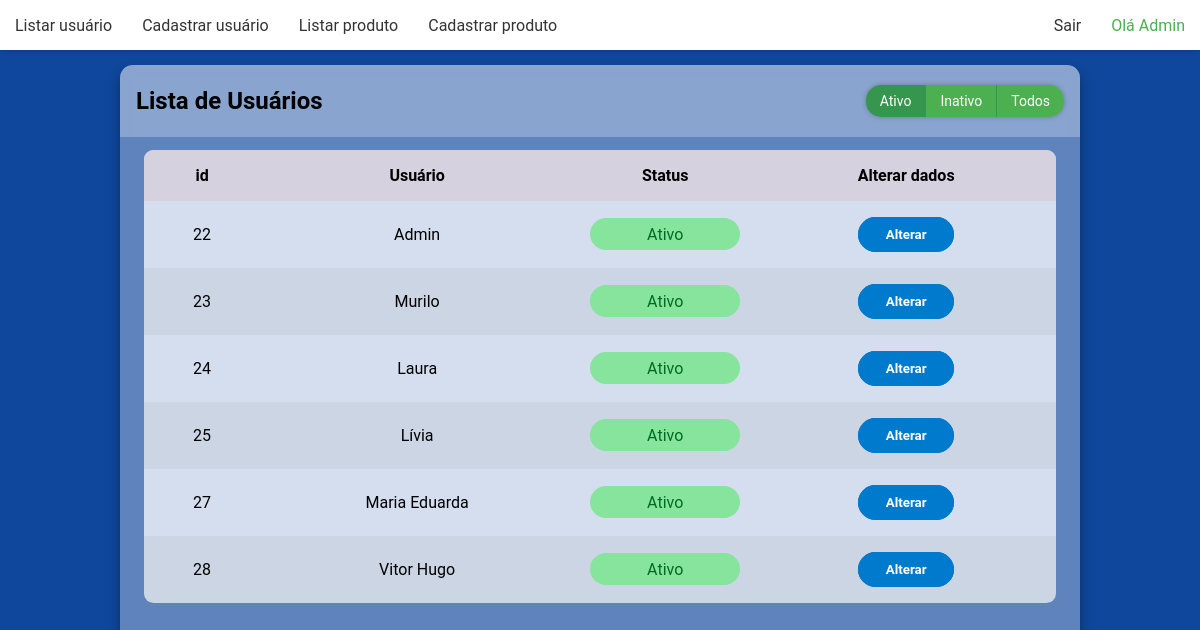
Page /listausuario.php (signed in) on the committed database.
### tables this page shows
CREATE TABLE `usuarios` (
  `usu_id` int(11) NOT NULL,
  `usu_nome` varchar(50) NOT NULL,
  `usu_senha` varchar(50) NOT NULL,
  `usu_ativo` char(1) DEFAULT NULL,
  `usu_tempero` varchar(50) NOT NULL
);

### listausuario.php (the view, shortened to what this page needs)
<?php
    include("cabecalho.php");
    $sql = "SELECT * FROM usuarios WHERE usu_ativo = 's'";
    $retorno = mysqli_query($link, $sql);
    $contador = 0;
?>
<html>
    <head>
        <link rel="stylesheet" href="./css/style.css">
    </head>
    <body>
        <div class="listausuario-container">
            <main class="table">
                <section class="table-header">
                    <h1>Lista de Usuários</h1>
                    <div class="form-container">
                        <form action="listausuario.php" method="post">
                            <label class="radio-label" for="radioativo">Ativo</label>
                            <label class="radio-label" for="radioinativo">Inativo</label>
                            <label class="radio-label" for="radiotodos">Todos</label>
                        </form>
                    </div>
                </section>
                <section class="table-body">
                    <table>
                        <thead>
                            <tr>
                                <th>id</th>
                                <th>Usuário</th>
                                <th>Status</th>
                                <th>Alterar dados</th>
                            </tr>
                        </thead>
                        <?php
                        while ($tbl = mysqli_fetch_array($retorno)) {
                            $contador++;
                            $classe = ($contador % 2 == 0) ? 'even' : 'odd';
                        ?>
                        <tbody>
                            <tr class="<?= $classe ?>">
                                <td><?=$tbl[0] ?></td>
                                <td><?=$tbl[1] ?></td>
                                <td>
                                    <p class="status <?= $check = ($tbl[3] == "s") ? "ativo" : "inativo" ?>">
                                        <?= $check = ($tbl[3] == "s") ? "Ativo" : "Inativo" ?>
                                    </p>
                                </td>
                                <td><a href="alterausuario.php?id=<?=$tbl[0] ?>"><button class="btn-alterar"><p class="text">Alterar</p></button></a></td>
                            </tr>
                        </tbody>
                        <?php
                        }
                        ?>
                    </table>
                </section>
            </main>
        </div>
    </body>
</html>

### cabecalho.php (shortened to what this page needs)
<?php
$nomeusuario = $_SESSION['nomeusuario'];
?>
<link rel="stylesheet" href="./css/style.css">
<nav>
    <div class="nav-container">
        <ul>
            <li><a href="listausuario.php">Listar usuário</a></li>
            <li><a href="cadastrausuario.php">Cadastrar usuário</a></li>
            <li><a href="listaproduto.php">Listar produto</a></li>
            <li><a href="cadastraproduto.php">Cadastrar produto</a></li>
        </ul>
        <ul class="user-info">
            <li id="btn-sair"><a href="logout.php">Sair</a></li>
            <?php
            if($nomeusuario != null) {
            ?>
            <li><p>Olá <?= $nomeusuario ?></p></li>
            <?php
            } else {
                echo "<script>window.alert('USUÁRIO NÃO AUTENTICADO');
                window.location.href='login.php';</script>";
            }
            ?>
        </ul>
    </div>
</nav>

### css/style.css (style rules this page uses)
* { margin: 0; padding: 0; box-sizing: border-box; font-family: "Roboto", sans-serif; }
.login-container .wrapper h1, p { text-align: center; }
.cadastracliente-container .wrapper h1, p { text-align: center; }
.cadastrausuario-container .wrapper h1, p { text-align: center; }
.cadastraproduto-container .wrapper h1, p { text-align: center; }
.alterausuario-container .wrapper h1, p { text-align: center; }
.alteraproduto-container .wrapper h1, p { text-align: center; }
nav { top: 0; position: fixed; height: 50px; width: 100%; z-index: 1; background-color: #FFF; display: flex; justify-content: center; box-shadow: 0 0 5px rgba(0, 0, 0, 0.25); }
.nav-container { position: relative; width: 1400px; display: flex; justify-content: space-between; }
.nav-container ul { width: 75%; display: flex; align-items: center; }
.nav-container .user-info { width: 25%; display: flex; justify-content: flex-end; }
.nav-container li { list-style: none; padding: 10px 15px; }
.nav-container li a { text-decoration: none; color: #333333; }
.nav-container li p { color: #4CAF50; cursor: default; }
.listausuario-container { background-color: #0f479c; min-height: 100vh; display: flex; justify-content: center; align-items: center; }
.listausuario-container main.table { margin-top: 50px; width: 80vw; height: 90vh; background-color: #fff5; backdrop-filter: blur(7px); box-shadow: 0 .4rem .8rem #0005; border-radius: .8rem; overflow: hidden; }
.listausuario-container .table-header { display: flex; justify-content: space-between; align-items: center; width: 100%; height: 10%; background-color: #fff4; padding: 1rem 1rem; }
.listausuario-container .table-body { width: 95%; max-height: calc(89% - 1.6rem); background-color: #FFFb; margin: .8rem auto; border-radius: .6rem; overflow: auto; }
.listausuario-container .table-body tr { position: sticky; }
.listausuario-container table { width: 100%; }
.listausuario-container table, th, td { text-align: center; border-collapse: collapse; padding: 1rem; }
.listausuario-container thead th { top: 0; left: 0; background-color: #d5d1defe; }
.listausuario-container tbody tr.even { background-color: #0000000b; }
.listausuario-container .status { padding: .4rem 0; border-radius: 2rem; }
.listausuario-container .status.ativo { background-color: #86e49d; color: #006b21; }
.listausuario-container .btn-alterar { width: 6rem; padding: 10px 15px; background-color: #007ACC; outline: 3px #007ACC solid; outline-offset: -3px; border-radius: 2rem; border: none; cursor: pointer; transition: 400ms; }
.listausuario-container .btn-alterar .text { color: white; font-weight: 700; font-size: 1em; transition: 400ms; }
.listausuario-container .form-container { display: inline-flex; overflow: hidden; border-radius: 15px; box-shadow: 0 0 5px rgba(0, 0, 0, 0.25); }
.listausuario-container .form-container form { display: flex; }
.listausuario-container .radio-label { padding: 8px 14px; font-size: 14px; color: #FFF; background: #4CAF50; cursor: pointer; transition: background 0.1s; }
.listausuario-container .radio-label:not(:last-of-type) { border-right: 1px solid #34974d; }
.listausuario-container .radio:checked + .radio-label { background: #34974d }
.listaproduto-container table, th, td { text-align: center; border-collapse: collapse; padding: 1rem; }

### rows in the picture
usuarios: usu_id "22", usu_nome "Admin", usu_ativo "Ativo"
usuarios: usu_id "23", usu_nome "Murilo", usu_ativo "Ativo"
usuarios: usu_id "24", usu_nome "Laura", usu_ativo "Ativo"
usuarios: usu_id "25", usu_nome "Lívia", usu_ativo "Ativo"
usuarios: usu_id "27", usu_nome "Maria Eduarda", usu_ativo "Ativo"
usuarios: usu_id "28", usu_nome "Vitor Hugo", usu_ativo "Ativo"

### other values in the picture
$nomeusuario "Admin"
